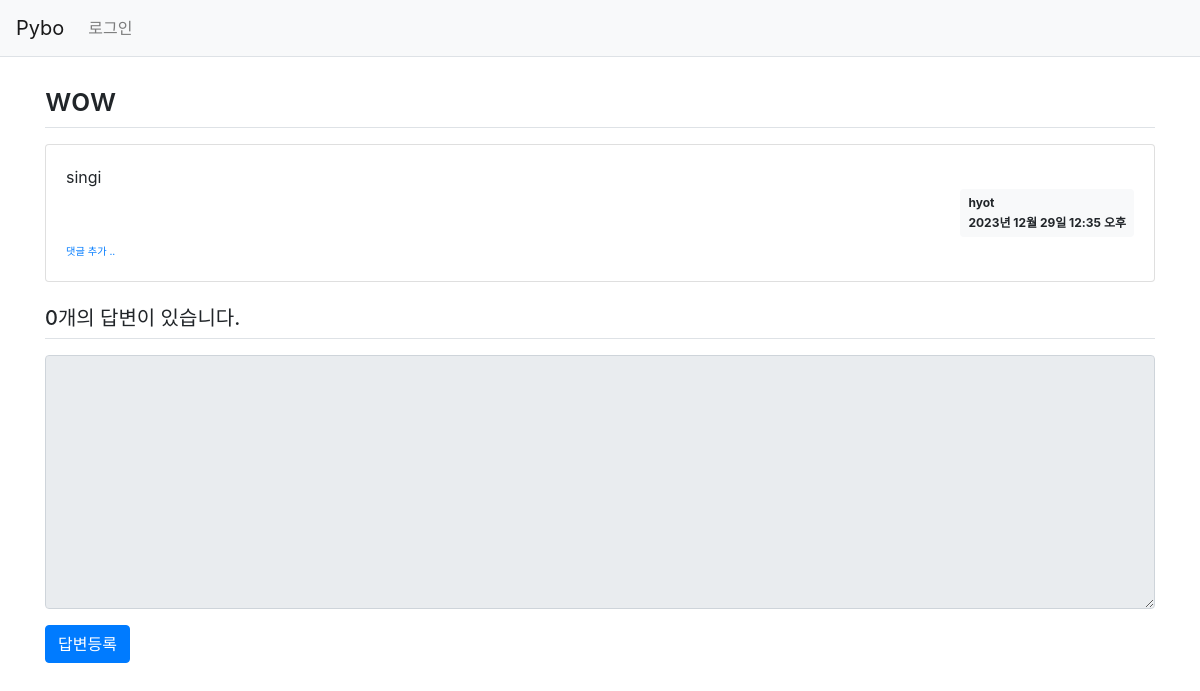
The page /pybo/311/ on the database as committed earlier.
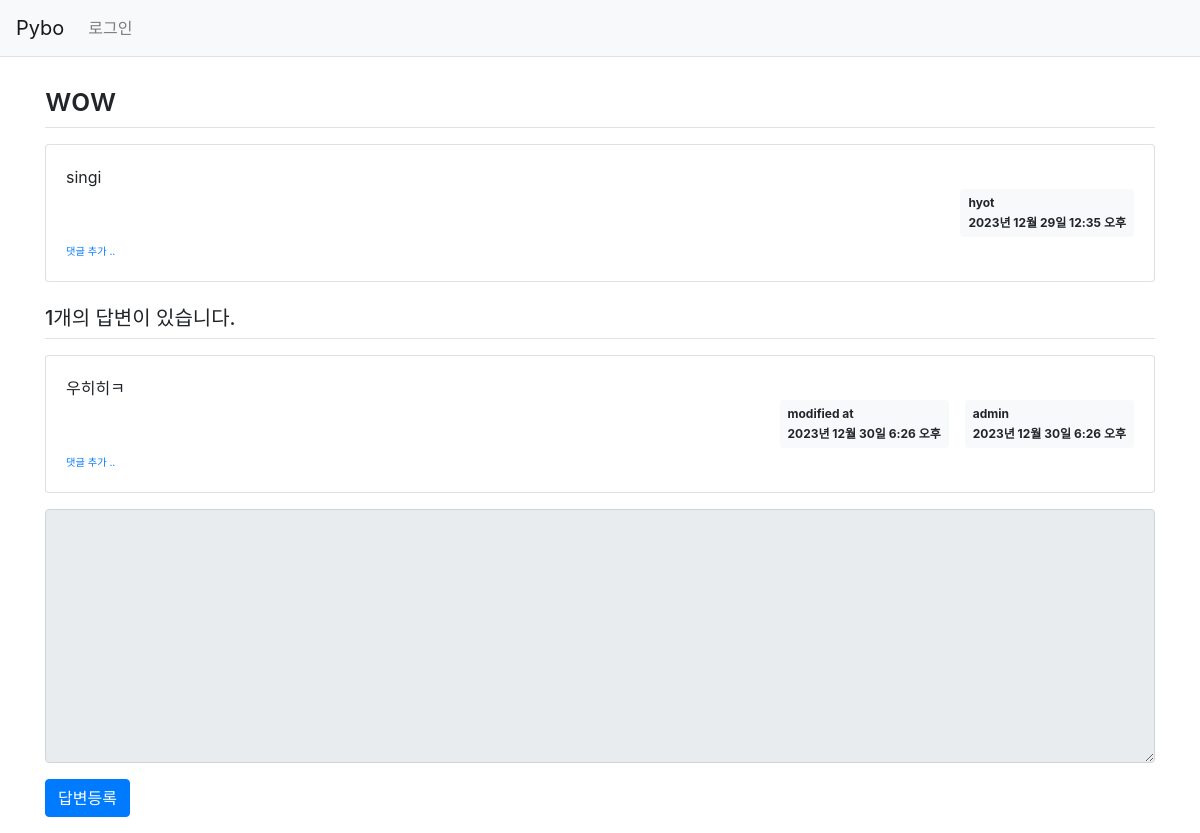
The same page on the database as committed later.
### pybo/models.py (models this page shows, shortened)
class Question(models.Model):
    author = models.ForeignKey(User, on_delete=models.CASCADE)
    subject = models.CharField(max_length=200)
    content = models.TextField()
    create_date = models.DateTimeField()
    modify_date = models.DateTimeField(null=True, blank=True)

class Answer(models.Model):
    author = models.ForeignKey(User, on_delete=models.CASCADE)
    question = models.ForeignKey(Question, on_delete=models.CASCADE)
    content = models.TextField()
    create_date = models.DateTimeField()
    modify_date = models.DateTimeField(null=True, blank=True)

### pybo/views.py (the view)
# urls.py: path('<int:question_id>/', views.detail, name='detail'),
def detail(request, question_id):
    question = get_object_or_404(Question, pk=question_id)
    context = {'question': question}
    return render(request, 'pybo/question_detail.html', context)

### templates/pybo/question_detail.html (shortened to what this page needs)
{% extends 'base.html' %}
{% block content %}
<div class="container my-3">
    <h2 class="border-bottom py-2">{{ question.subject }}</h2>
    <div class="card my-3">
        <div class="card-body">
            <div class="card-text" style="white-space: pre-line;">{{ question.content }}</div>
            <div class="d-flex justify-content-end">
                <div class="badge badge-light p-2 text-left">
                    <div class="mb-2">{{ question.author.username }}</div>
                    <div>{{ question.create_date }}</div>
                </div>
            </div>
            <div>
                <a href="{% url 'pybo:comment_create_question' question.id  %}"
                   class="small"><small>댓글 추가 ..</small></a>
            </div>
        </div>
    </div>
    <h5 class="border-bottom my-3 py-2">{{question.answer_set.count}}개의 답변이 있습니다.</h5>
    {% for answer in question.answer_set.all %}
    <div class="card my-3">
        <div class="card-body">
            <div class="card-text" style="white-space: pre-line;">{{ answer.content }}</div>
            <div class="d-flex justify-content-end">
                {% if answer.modify_date %}
                <div class="badge badge-light p-2 text-left mx-3">
                    <div class="mb-2">modified at</div>
                    <div>{{ answer.modify_date }}</div>
                </div>
                {% endif %}
                <div class="badge badge-light p-2 text-left">
                    <div class="mb-2">{{ answer.author.username }}</div>
                    <div>{{ answer.create_date }}</div>
                </div>
            </div>
            <div>
                <a href="{% url 'pybo:comment_create_answer' answer.id  %}"
                   class="small"><small>댓글 추가 ..</small></a>
            </div>
        </div>
    </div>
    {% endfor %}
    <form action="{% url 'pybo:answer_create' question.id %}" method="post" class="my-3">
        <div class="form-group">
            <textarea {% if not user.is_authenticated %}disabled{% endif %}
              name="content" id="content" class="form-control" rows="10"></textarea>
        </div>
        <input type="submit" value="답변등록" class="btn btn-primary">
    </form>
</div>
{% endblock %}

Rows that differ between the two databases and show on the page:
computed for Question "wow": answer_set.count "0" → "1"
added Answer: content "우히히ㅋ", modify_date "2023년 12월 30일 6:26 오후", author.username "admin", create_date "2023년 12월 30일 6:26 오후"
